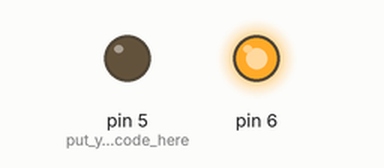
Simulated run of this sketch. Board: Arduino Uno, built with avr-gcc and run on an emulated ATmega328P. Shown: output pins drawn as LEDs (lit = HIGH).

Above: at 1.0 s.
At 3.0 s:
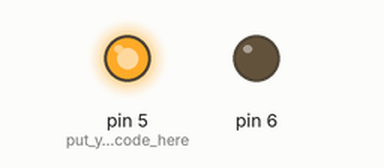
Timing chart, 0 to 5.2 s (numbered marks = the images above):
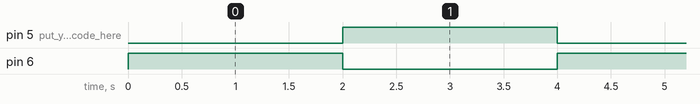

The sketch:

Teste_Motor.ino
```cpp
int motoresq= 6;
int motordir= 5;
void setup() {
pinMode(6, OUTPUT);
pinMode(5, OUTPUT);// put your setup code here, to run once:
analogWrite(6, 0);
analogWrite(5, 0);
}

void loop() {
  analogWrite(6, 255);
  analogWrite(5, 0);
  delay(2000);
  analogWrite(6, 0);
  analogWrite(5, 255);
  delay(2000);
}
```

Measured:
- by itself, pin 5 (put_your_setup_code_here), pin 6: alternates HIGH for 2.0 s and LOW for 2.0 s
